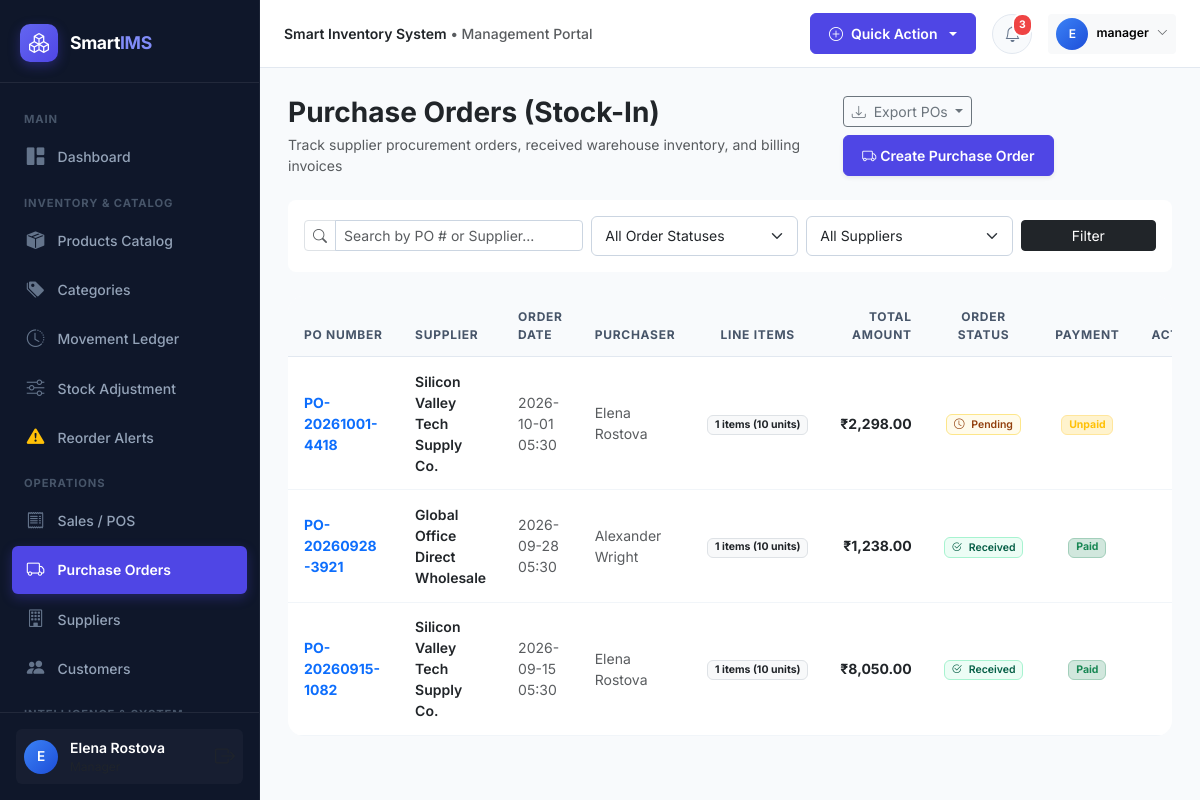
Screenshot of /purchases (signed in) with the database file from the repository.
### models/user.py (models this page shows, shortened)
class User(UserMixin, db.Model):
    __tablename__ = 'users'
    id = db.Column(db.Integer, primary_key=True)
    username = db.Column(db.String(64), unique=True, nullable=False, index=True)
    email = db.Column(db.String(120), unique=True, nullable=False, index=True)
    password_hash = db.Column(db.String(256), nullable=False)
    full_name = db.Column(db.String(100), nullable=False)
    phone = db.Column(db.String(25))
    role_id = db.Column(db.Integer, db.ForeignKey('roles.id'), nullable=False)
    is_active = db.Column(db.Boolean, default=True)
    last_login = db.Column(db.DateTime)
    created_at = db.Column(db.DateTime, default=datetime.utcnow)
    updated_at = db.Column(db.DateTime, default=datetime.utcnow, onupdate=datetime.utcnow)
    role = db.relationship('Role', back_populates='users')
    purchases = db.relationship('PurchaseOrder', back_populates='user', lazy='dynamic')
    sales = db.relationship('Sale', back_populates='user', lazy='dynamic')
    inventory_transactions = db.relationship('InventoryTransaction', back_populates='user', lazy='dynamic')
    stock_adjustments = db.relationship('StockAdjustment', back_populates='user', lazy='dynamic')
    audit_logs = db.relationship('AuditLog', back_populates='user', lazy='dynamic')
    def has_role(self, *role_names):
        if not self.role:
            return False
        return self.role.name in role_names
    @property
    def is_admin(self):
        return self.role and self.role.name == 'Admin'

### models/purchase.py (models this page shows, shortened)
class PurchaseOrder(db.Model):
    __tablename__ = 'purchase_orders'
    id = db.Column(db.Integer, primary_key=True)
    po_number = db.Column(db.String(64), unique=True, nullable=False, index=True)
    supplier_id = db.Column(db.Integer, db.ForeignKey('suppliers.id'), nullable=False)
    user_id = db.Column(db.Integer, db.ForeignKey('users.id'), nullable=False)
    order_date = db.Column(db.DateTime, default=datetime.utcnow, nullable=False)
    status = db.Column(db.String(20), default='Received', index=True)  # Pending, Received, Cancelled
    subtotal = db.Column(db.Float, default=0.0, nullable=False)
    tax_amount = db.Column(db.Float, default=0.0, nullable=False)
    discount_amount = db.Column(db.Float, default=0.0, nullable=False)
    shipping_fee = db.Column(db.Float, default=0.0, nullable=False)
    total_amount = db.Column(db.Float, default=0.0, nullable=False)
    payment_status = db.Column(db.String(20), default='Paid')  # Paid, Partial, Unpaid
    notes = db.Column(db.Text)
    created_at = db.Column(db.DateTime, default=datetime.utcnow)
    supplier = db.relationship('Supplier', back_populates='purchases')
    user = db.relationship('User', back_populates='purchases')
    items = db.relationship('PurchaseItem', back_populates='purchase', cascade='all, delete-orphan')
    @property
    def total_quantity(self):
        return sum(item.quantity for item in self.items)

class PurchaseItem(db.Model):
    __tablename__ = 'purchase_items'
    id = db.Column(db.Integer, primary_key=True)
    purchase_id = db.Column(db.Integer, db.ForeignKey('purchase_orders.id'), nullable=False)
    product_id = db.Column(db.Integer, db.ForeignKey('products.id'), nullable=False)
    quantity = db.Column(db.Integer, nullable=False)
    unit_price = db.Column(db.Float, nullable=False)
    total_price = db.Column(db.Float, nullable=False)
    purchase = db.relationship('PurchaseOrder', back_populates='items')
    product = db.relationship('Product', back_populates='purchase_items')

### models/product.py (models this page shows, shortened)
class Supplier(db.Model):
    __tablename__ = 'suppliers'
    id = db.Column(db.Integer, primary_key=True)
    name = db.Column(db.String(150), nullable=False, index=True)
    contact_person = db.Column(db.String(100))
    email = db.Column(db.String(120), index=True)
    phone = db.Column(db.String(30))
    address = db.Column(db.Text)
    tax_number = db.Column(db.String(50))
    notes = db.Column(db.Text)
    is_active = db.Column(db.Boolean, default=True)
    created_at = db.Column(db.DateTime, default=datetime.utcnow)
    products = db.relationship('Product', back_populates='supplier', lazy='dynamic')
    purchases = db.relationship('PurchaseOrder', back_populates='supplier', lazy='dynamic')

### routes/purchases.py (the view)
@purchases_bp.route('/purchases')
@login_required
def index():
    page = request.args.get('page', 1, type=int)
    search = request.args.get('q', '').strip()
    status_filter = request.args.get('status', 'all')
    supplier_id = request.args.get('supplier_id', type=int)
    query = PurchaseOrder.query
    if search:
        query = query.filter(
            (PurchaseOrder.po_number.ilike(f"%{search}%")) |
            (PurchaseOrder.supplier.has(Supplier.name.ilike(f"%{search}%")))
        )
    if status_filter != 'all':
        query = query.filter(PurchaseOrder.status == status_filter)
    if supplier_id:
        query = query.filter(PurchaseOrder.supplier_id == supplier_id)
    pagination = query.order_by(PurchaseOrder.order_date.desc()).paginate(page=page, per_page=Config.ITEMS_PER_PAGE, error_out=False)
    purchases = pagination.items
    suppliers = Supplier.query.filter_by(is_active=True).order_by(Supplier.name).all()
    return render_template(
        'purchases/index.html',
        purchases=purchases,
        pagination=pagination,
        suppliers=suppliers,
        selected_status=status_filter,
        selected_supplier=supplier_id,
        search_query=search
    )

### utils/helpers.py (called while the page is built)
def format_currency(value):
    try:
        val = float(value or 0)
        return f"{Config.CURRENCY_SYMBOL}{val:,.2f}"
    except (ValueError, TypeError):
        return f"{Config.CURRENCY_SYMBOL}0.00"

### templates/purchases/index.html (shortened to what this page needs)
{% extends "base.html" %}
{% block content %}
<div class="d-flex flex-column flex-md-row align-items-md-center justify-content-between mb-4 gap-3">
  <div>
    <h3 class="fw-bold text-dark mb-1">Purchase Orders (Stock-In)</h3>
    <p class="text-muted small mb-0">Track supplier procurement orders, received warehouse inventory, and billing invoices</p>
  </div>
  <div class="d-flex gap-2 flex-wrap">
    <div class="dropdown">
      <button class="btn btn-outline-secondary btn-sm dropdown-toggle" type="button" data-bs-toggle="dropdown">
        <i class="bi bi-download me-1"></i> Export POs
      </button>
    </div>
    {% if current_user.has_role('Admin', 'Manager') %}
    <a href="{{ url_for('purchases.create') }}" class="btn btn-primary btn-sm d-flex align-items-center gap-1 shadow-sm">
      <i class="bi bi-truck"></i>
      <span>Create Purchase Order</span>
    </a>
    {% endif %}
  </div>
</div>
<div class="card border-0 shadow-card rounded-3 mb-4">
  <div class="card-body p-3">
    <form method="GET" action="{{ url_for('purchases.index') }}" class="row g-2 align-items-center">
      <div class="col-md-4">
        <div class="input-group input-group-sm">
          <span class="input-group-text bg-white text-muted"><i class="bi bi-search"></i></span>
          <input type="text" name="q" class="form-control" placeholder="Search by PO # or Supplier..." value="{{ search_query }}">
        </div>
      </div>
      <div class="col-md-3">
        <select name="status" class="form-select form-select-sm">
          <option value="all" {% if selected_status == 'all' %}selected{% endif %}>All Order Statuses</option>
        </select>
      </div>
      <div class="col-md-3">
        <select name="supplier_id" class="form-select form-select-sm">
          <option value="">All Suppliers</option>
        </select>
      </div>
      <div class="col-md-2 d-flex gap-1">
        <button type="submit" class="btn btn-sm btn-dark w-100">Filter</button>
      </div>
    </form>
  </div>
</div>
<div class="card border-0 shadow-card rounded-4 overflow-hidden">
  <div class="table-responsive">
    <table class="table table-custom mb-0">
      <thead>
        <tr>
          <th>PO Number</th>
          <th>Supplier</th>
          <th>Order Date</th>
          <th>Purchaser</th>
          <th class="text-center">Line Items</th>
          <th class="text-end">Total Amount</th>
          <th class="text-center">Order Status</th>
          <th class="text-center">Payment</th>
          <th class="text-end">Actions</th>
        </tr>
      </thead>
      <tbody>
        {% for po in purchases %}
        <tr>
          <td>
            <a href="{{ url_for('purchases.view', id=po.id) }}" class="fw-bold text-primary text-decoration-none">
              {{ po.po_number }}
            </a>
          </td>
          <td>
            <span class="fw-semibold text-dark">{{ po.supplier.name if po.supplier else 'N/A' }}</span>
          </td>
          <td class="small text-muted">{{ po.order_date.strftime('%Y-%m-%d %H:%M') }}</td>
          <td class="small text-muted">{{ po.user.full_name if po.user else 'Staff' }}</td>
          <td class="text-center">
            <span class="badge bg-light text-dark border">{{ po.items|length }} items ({{ po.total_quantity }} units)</span>
          </td>
          <td class="text-end fw-bold text-dark">{{ po.total_amount|currency }}</td>
          <td class="text-center">
            {% if po.status == 'Received' %}
              <span class="badge badge-soft-success"><i class="bi bi-check2-circle me-1"></i> Received</span>
            {% elif po.status == 'Pending' %}
              <span class="badge badge-soft-warning"><i class="bi bi-clock me-1"></i> Pending</span>
            {% else %}
              <span class="badge badge-soft-secondary">{{ po.status }}</span>
            {% endif %}
          </td>
          <td class="text-center">
            {% if po.payment_status == 'Paid' %}
              <span class="badge bg-success-subtle text-success border border-success-subtle">Paid</span>
            {% else %}
              <span class="badge bg-warning-subtle text-warning border border-warning-subtle">{{ po.payment_status }}</span>
            {% endif %}
          </td>
          <td class="text-end">
          </td>
        </tr>
        {% else %}
        <tr>
          <td colspan="9" class="text-center py-4 text-muted">No purchase orders found.</td>
        </tr>
        {% endfor %}
      </tbody>
    </table>
  </div>
</div>
{% endblock %}

### templates/base.html (shortened to what this page needs)
<!DOCTYPE html>
<html lang="en">
<head>
  <link href="https://cdn.jsdelivr.net/npm/bootstrap@5.3.3/dist/css/bootstrap.min.css" rel="stylesheet">
  <link href="https://cdn.jsdelivr.net/npm/bootstrap-icons@1.11.3/font/bootstrap-icons.min.css" rel="stylesheet">
  <link href="{{ url_for('static', filename='css/style.css') }}" rel="stylesheet">
</head>
<body>
{% if current_user.is_authenticated %}
  <aside id="sidebar-wrapper">
    <div class="sidebar-brand">
      <div class="sidebar-brand-icon">
        <i class="bi bi-boxes"></i>
      </div>
      <div class="sidebar-brand-text">Smart<span>IMS</span></div>
    </div>
    <div class="sidebar-menu">
      <div class="sidebar-heading">Main</div>
      <a href="{{ url_for('dashboard.index') }}" class="nav-link-custom {% if request.endpoint == 'dashboard.index' %}active{% endif %}">
        <i class="bi bi-grid-1x2-fill"></i>
        <span>Dashboard</span>
      </a>
      <div class="sidebar-heading">Inventory & Catalog</div>
      <a href="{{ url_for('products.index') }}" class="nav-link-custom {% if request.endpoint and request.endpoint.startswith('products.') %}active{% endif %}">
        <i class="bi bi-box-seam-fill"></i>
        <span>Products Catalog</span>
      </a>
      <a href="{{ url_for('categories.index') }}" class="nav-link-custom {% if request.endpoint and request.endpoint.startswith('categories.') %}active{% endif %}">
        <i class="bi bi-tags-fill"></i>
        <span>Categories</span>
      </a>
      <a href="{{ url_for('inventory.ledger') }}" class="nav-link-custom {% if request.endpoint == 'inventory.ledger' %}active{% endif %}">
        <i class="bi bi-clock-history"></i>
        <span>Movement Ledger</span>
      </a>
      <a href="{{ url_for('inventory.adjust') }}" class="nav-link-custom {% if request.endpoint == 'inventory.adjust' %}active{% endif %}">
        <i class="bi bi-sliders"></i>
        <span>Stock Adjustment</span>
      </a>
      <a href="{{ url_for('inventory.reorder') }}" class="nav-link-custom {% if request.endpoint == 'inventory.reorder' %}active{% endif %}">
        <i class="bi bi-exclamation-triangle-fill text-warning"></i>
        <span>Reorder Alerts</span>
      </a>
      <div class="sidebar-heading">Operations</div>
      <a href="{{ url_for('sales.index') }}" class="nav-link-custom {% if request.endpoint and request.endpoint.startswith('sales.') %}active{% endif %}">
        <i class="bi bi-receipt"></i>
        <span>Sales / POS</span>
      </a>
      <a href="{{ url_for('purchases.index') }}" class="nav-link-custom {% if request.endpoint and request.endpoint.startswith('purchases.') %}active{% endif %}">
        <i class="bi bi-truck"></i>
        <span>Purchase Orders</span>
      </a>
      <a href="{{ url_for('suppliers.index') }}" class="nav-link-custom {% if request.endpoint and request.endpoint.startswith('suppliers.') %}active{% endif %}">
        <i class="bi bi-building"></i>
        <span>Suppliers</span>
      </a>
      <a href="{{ url_for('customers.index') }}" class="nav-link-custom {% if request.endpoint and request.endpoint.startswith('customers.') %}active{% endif %}">
        <i class="bi bi-people-fill"></i>
        <span>Customers</span>
      </a>
      <div class="sidebar-heading">Intelligence & System</div>
    </div>
    <div class="sidebar-footer">
      <div class="user-badge">
        <div class="user-avatar-sm">
          {{ current_user.full_name[:1] }}
        </div>
        <div class="overflow-hidden flex-grow-1">
          <div class="text-white text-truncate fw-semibold small">{{ current_user.full_name }}</div>
          <div class="text-muted extra-small text-truncate" style="font-size:0.75rem;">{{ current_user.role.name }}</div>
        </div>
        <a href="{{ url_for('auth.logout') }}" class="text-muted hover-white ms-1" title="Sign Out">
          <i class="bi bi-box-arrow-right fs-5"></i>
        </a>
      </div>
    </div>
  </aside>
  <div id="page-content-wrapper">
    <nav class="top-navbar">
      <div class="d-flex align-items-center gap-3">
        <div class="d-none d-md-block text-muted small fw-medium">
          <span class="text-dark fw-semibold">{{ app_config.COMPANY_NAME }}</span> &bull; Management Portal
        </div>
      </div>
      <div class="d-flex align-items-center gap-3">
        <div class="dropdown">
          <button class="btn btn-sm btn-primary dropdown-toggle d-flex align-items-center gap-2" type="button" data-bs-toggle="dropdown">
            <i class="bi bi-plus-circle"></i>
            <span class="d-none d-sm-inline">Quick Action</span>
          </button>
        </div>
        <div class="dropdown">
          <button class="nav-icon-btn" type="button" data-bs-toggle="dropdown" aria-expanded="false">
            <i class="bi bi-bell"></i>
            <span id="notif-badge" class="pulse-badge" style="{% if unread_notifications_count == 0 %}display:none;{% endif %}">
              {{ unread_notifications_count }}
            </span>
          </button>
        </div>
        <div class="dropdown">
          <button class="btn btn-sm btn-light border-0 d-flex align-items-center gap-2" type="button" data-bs-toggle="dropdown">
            <div class="user-avatar-sm" style="width: 32px; height: 32px; font-size: 0.75rem;">
              {{ current_user.full_name[:1] }}
            </div>
            <span class="d-none d-md-inline small fw-semibold">{{ current_user.username }}</span>
            <i class="bi bi-chevron-down extra-small text-muted" style="font-size:0.7rem;"></i>
          </button>
        </div>
      </div>
    </nav>
    <main class="main-body-container">
      {% block content %}{% endblock %}
    </main>
  </div>
{% else %}
  <main class="w-100 min-vh-100 d-flex align-items-center justify-content-center p-3">
    {% block auth_content %}{% endblock %}
  </main>
{% endif %}
</body>
</html>

### rows the page displays
User: full_name "E", full_name "Elena Rostova", username "manager"
PurchaseOrder: po_number "PO-20261001-4418", supplier "Silicon Valley Tech Supply Co.", order_date "2026-10-01 05:30", user "Elena Rostova", items|length "1", total_quantity "10", total_amount "₹2,298.00", status "Pending" (drawn), payment_status "Unpaid"
PurchaseOrder: po_number "PO-20260928-3921", supplier "Global Office Direct Wholesale", order_date "2026-09-28 05:30", user "Alexander Wright", items|length "1", total_quantity "10", total_amount "₹1,238.00", status "Received" (drawn), payment_status "Paid"
PurchaseOrder: po_number "PO-20260915-1082", supplier "Silicon Valley Tech Supply Co.", order_date "2026-09-15 05:30", user "Elena Rostova", items|length "1", total_quantity "10", total_amount "₹8,050.00", status "Received" (drawn), payment_status "Paid"

### other values shown
{{ app_config.COMPANY_NAME }} "Smart Inventory System"
{{ unread_notifications_count }} "3"
